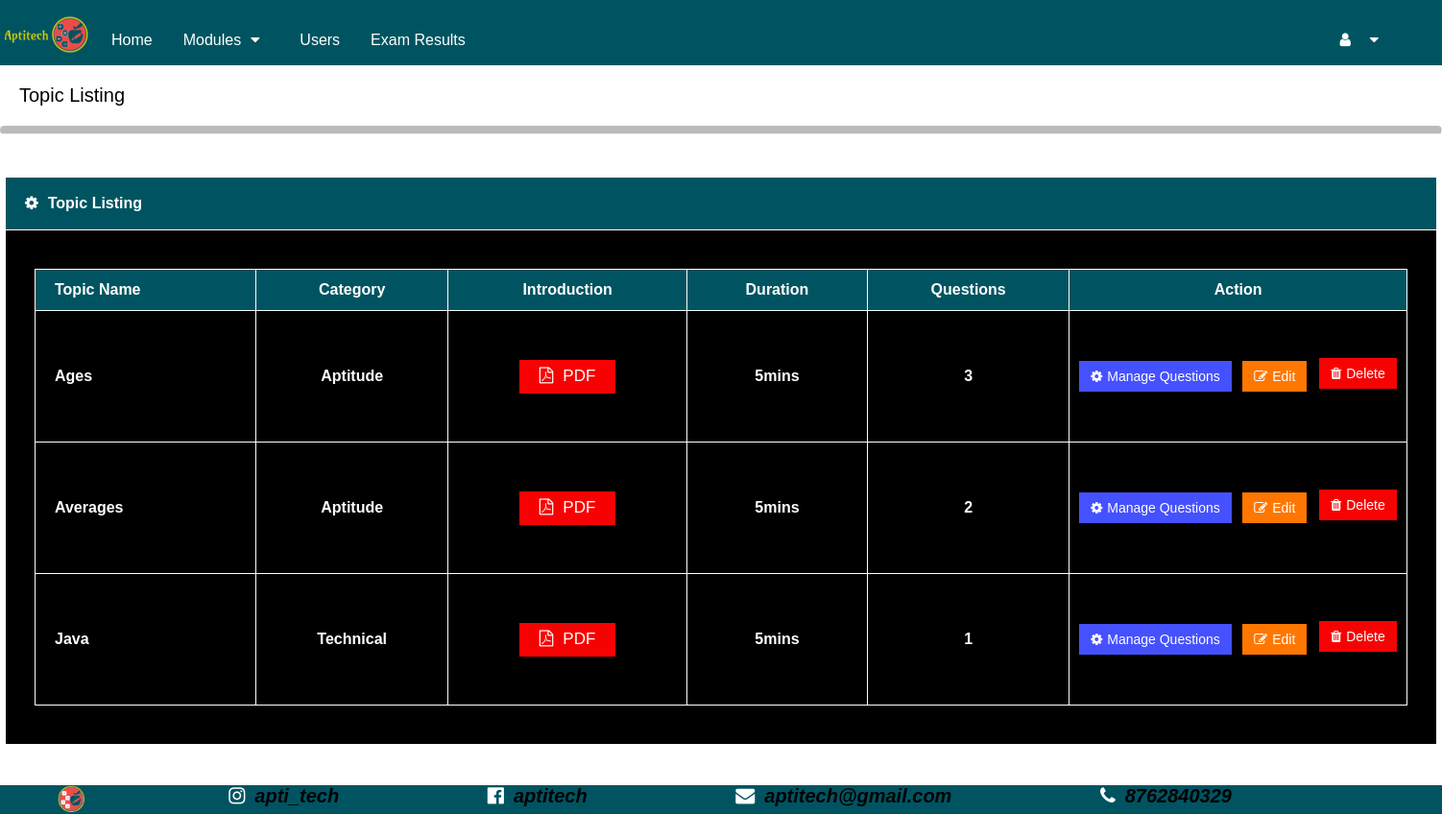
The app's page /Admin/manageTopics.php with its own data.
### tables this page shows
CREATE TABLE `topic` (
  `topic_id` int(200) NOT NULL,
  `cat_id` int(200) NOT NULL,
  `topic_name` varchar(50) NOT NULL,
  `max_time` int(100) NOT NULL,
  `intro_name` varchar(200) NOT NULL,
  `intro_type` varchar(200) NOT NULL,
  `introduction` blob NOT NULL,
  `no_of_questions` int(200) NOT NULL
);

CREATE TABLE `category` (
  `cat_id` int(200) NOT NULL,
  `cat_name` varchar(50) NOT NULL
);

### Admin/manageTopics.php (the view, shortened to what this page needs)
<?php
include 'navbar.php';
?>
<!DOCTYPE html>
<html>
  <head>
    <link rel="stylesheet" href="https://cdnjs.cloudflare.com/ajax/libs/font-awesome/4.7.0/css/font-awesome.min.css">
    <link rel="stylesheet" href="CSS/manageTopicsStyle.css">
    </head>
  	<body>
    <p class="catStyle">Topic Listing</p>
    <hr class="rounded">
    <br><br>
    <?php
        $conn=mysqli_connect("localhost","root","","aptitech");
        $result="SELECT * FROM topic";
        $row=mysqli_query($conn,$result);
        if(mysqli_num_rows($row)>0)
        {
          echo "<table class='mainTable' align='center'>
          <tr>
          <th style='background-color: #005461; padding: 18px 20px;'><i class='fa fa-gear'></i>Topic Listing</th>
          </tr>
          <tr>
          <th style='padding:40px 30px'>
          <table class='customers' align='center'>
          <tr>
          <th style='text-align:left;'>Topic Name</th>
          <th style='text-align:center;'>Category</th>
          <th style='text-align:center;'>Introduction</th>
          <th style='text-align:center;'>Duration</th>
          <th style='text-align:center;'>Questions</th>
          <th style='text-align:center;'>Action</th>
          <tr>";
          while($values=$row->fetch_assoc())
          {
            $id=$values["cat_id"];
            $result2="SELECT * FROM category WHERE cat_id='$id'";
            $row2=mysqli_query($conn,$result2);
            echo "<tr>
            <td>".$values["topic_name"]."</td>";
            $values2=$row2->fetch_assoc();
            echo "<td style='text-align:center;'>".$values2["cat_name"]."</td>
            <td style='text-align:center;'>
            <form action='demo_file.php' method='POST'><button class='pdf' name='btn' value=".$values["topic_id"]."><i class='fa fa-file-pdf-o'></i>PDF</button></form></td>
            <td style='text-align:center;'>".$values["max_time"]."mins</td>
            <td style='text-align:center;'>".$values["no_of_questions"]."</td>
            <td>
            <form action='manageQuestion.php' method='POST'>
            <button class='btn2 manage2' name='manage' value=".$values["topic_id"]."><i class='fa fa-gear'></i>Manage Questions</button></form>
            <form action='editTopic.php' method='POST'>
            <button class='btn2 edit2' name='edit' value=".$values["topic_id"]."><i class='fa fa-edit' ></i>Edit</button></form>
            <form action='' method='POST'>
            <button class='btn2 delete2' name='delete'  value=".$values["topic_id"]."><i class='fa fa-trash'></i>Delete</button>
            </form></td>
            </tr>";
          }
          echo "</table></th></tr></table>";
        }
        else
        {
          echo '<div class="alert" id="p2" style="background-color:rgba(21, 0, 255,0.6)">
          <span class="closebtn" onclick="myFunction()">&times;</span>
          <strong>Info!</strong> Topic field is Empty.</div>';
        }
    ?>
    <br><br><br><br>
  </body>
</html>

### Admin/CSS/manageTopicsStyle.css (style rules this page uses)
body { margin: 0; font-family: Arial, Helvetica, sans-serif; background-color: white; }
hr.rounded { border-top: 8px solid #bbb; border-radius: 5px; }
.catStyle { padding-left: 20px; font-style:bold; font-size: 20px; }
.mainTable { font-family: "Trebuchet MS", Arial, Helvetica, sans-serif; background-color:black; color: white; border-collapse: collapse; width: 1200px; text-align: left; }
.mainTable i { padding-right:10px; }
.mainTable th { border: 1px solid white; background-color:black; color: white; }
.customers { font-family: "Trebuchet MS", Arial, Helvetica, sans-serif; background-color:black; color: white; border-collapse: collapse; width: 1430px; }
.customers td, .customers th { border: 1px solid white; padding: 20px; background-color:black; color: white; }
.customers th { padding-top: 12px; padding-bottom: 12px; background-color:#005461; color: white; }
.pdf { border:none; width: 100px; height: 35px; font-size: 17px; background-color: rgb(247, 2, 2); color: white; }
.pdf i { padding-right:10px; }
.btn2 { border: none; color: white; padding: 8px 12px; text-align: center; font-size: 14px; }
.edit2 { background-color: rgb(255, 119, 0); position:relative; left: 160px; }
.edit2 i { padding-right:5px; }
.manage2 { background-color: rgb(69, 81, 255); position:relative; left:-10px; top:32px; }
.manage2 i { padding-right:5px; }
.delete2 { background-color: rgb(247, 2, 2); position:relative; top:-35px; left: 240px; }
.delete2 i { padding-right:5px; }

### records on screen
topic: topic_name "Ages", cat.cat_name "Aptitude", $values["topic_id"] 1 (drawn), max_time "5", no_of_questions "3"
topic: topic_name "Averages", cat.cat_name "Aptitude", max_time "5", no_of_questions "2"
topic: topic_name "Java", cat.cat_name "Technical", $values["topic_id"] 3 (drawn), max_time "5", no_of_questions "1"
